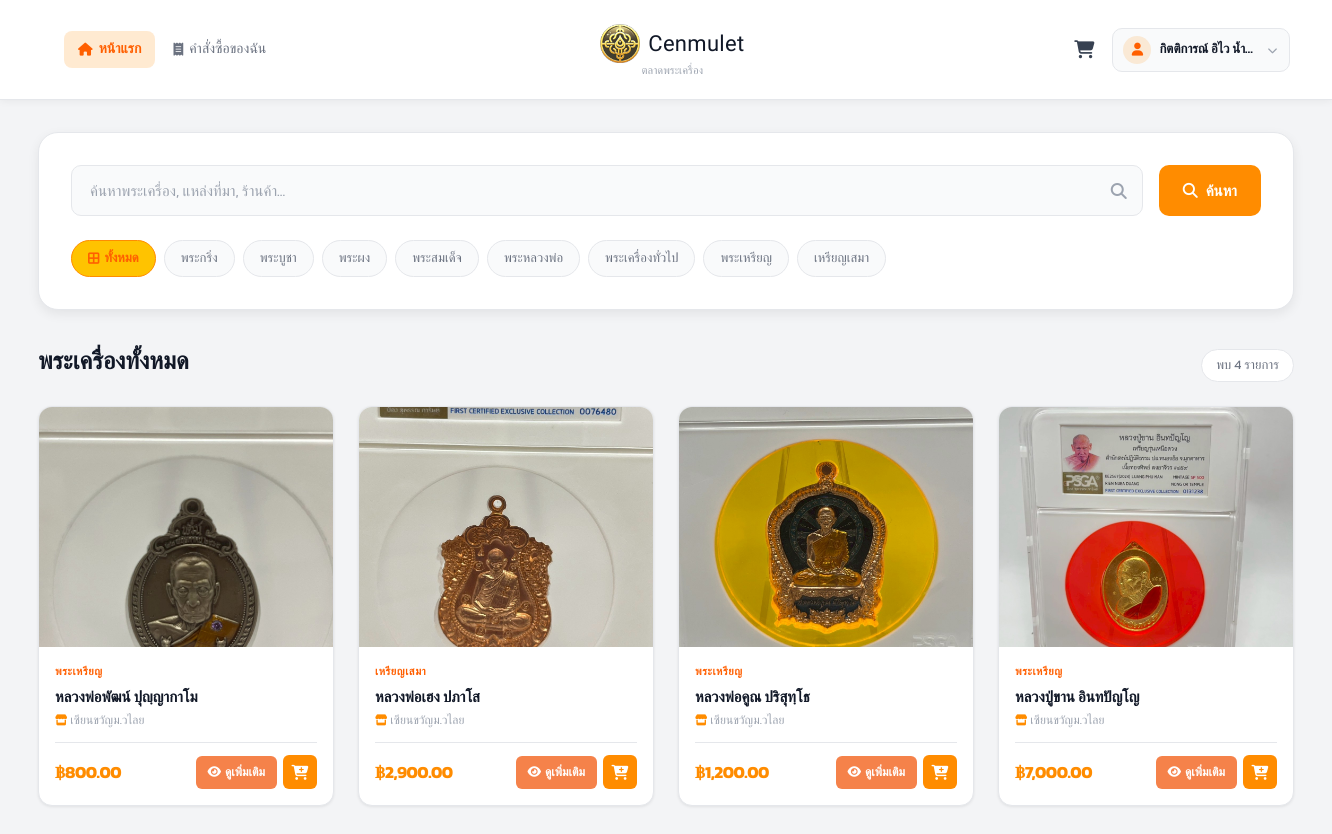
Page /views/user/home.php (signed in) on the earlier database version.
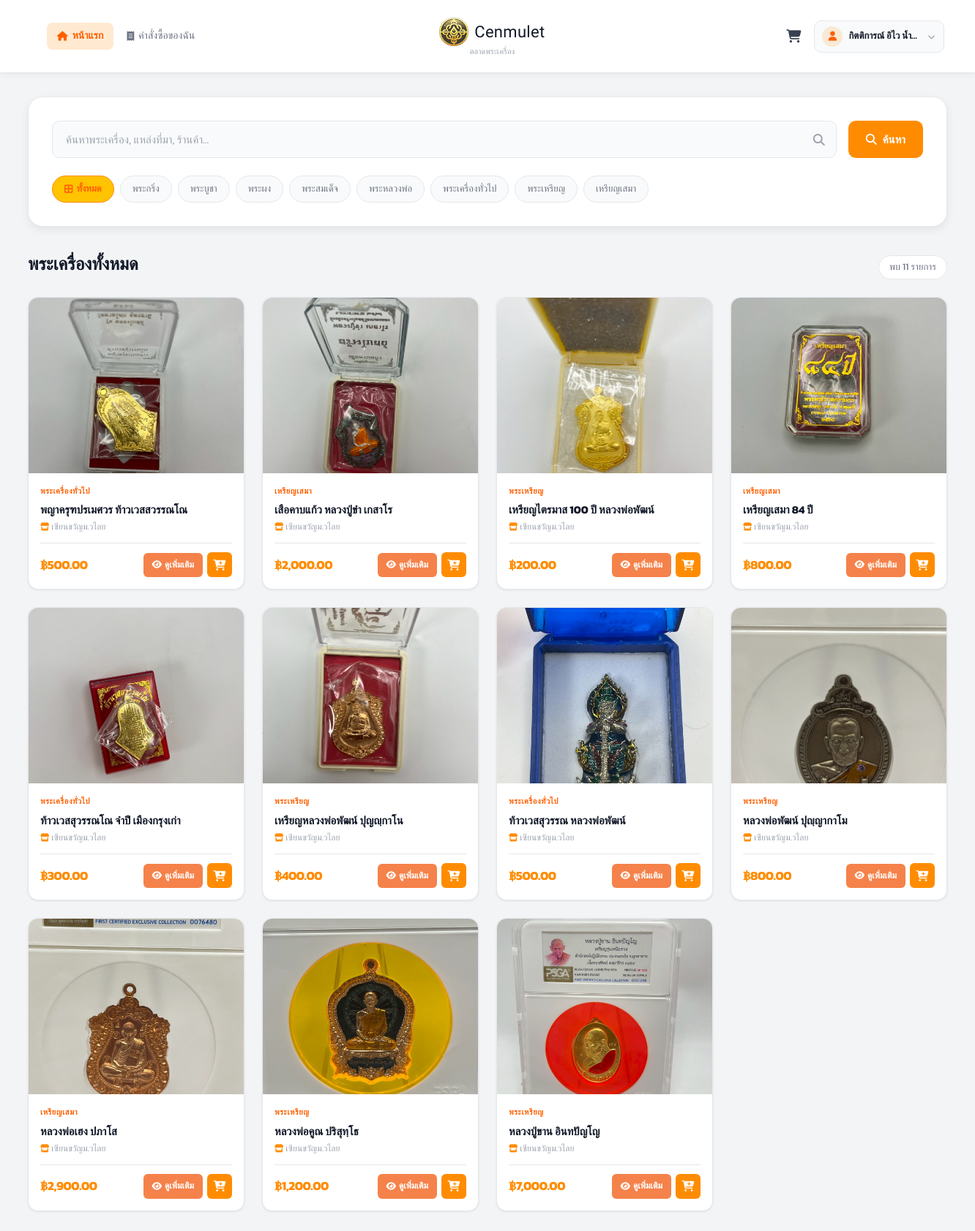
Same page on the later database version.
### tables this page shows
CREATE TABLE users (
    id INTEGER PRIMARY KEY AUTOINCREMENT,
    fullname TEXT,
    username TEXT UNIQUE,
    password TEXT,
    tel TEXT,
    address TEXT,
    image TEXT,
    id_per TEXT
);

CREATE TABLE categories (
    id INTEGER PRIMARY KEY AUTOINCREMENT,
    category_name TEXT
);

CREATE TABLE amulets (
    id INTEGER PRIMARY KEY AUTOINCREMENT,
    amulet_name TEXT,
    source TEXT,
    quantity INTEGER,
    price REAL,
    image TEXT,
    sellerId INTEGER,
    categoryId INTEGER,
    FOREIGN KEY (sellerId) REFERENCES sellers(id),
    FOREIGN KEY (categoryId) REFERENCES categories(id)
);

CREATE TABLE sellers (
    id INTEGER PRIMARY KEY AUTOINCREMENT,
    fullname TEXT,
    store_name TEXT,
    username TEXT UNIQUE,
    password TEXT,
    address TEXT,
    img_store TEXT,
    tel TEXT,
    pay_contax TEXT,
    id_per TEXT,
    img_per TEXT,

    status TEXT DEFAULT 'pending',
    reject_reason TEXT,
    reviewed_at DATETIME
, pay_bank TEXT);

### views/user/home.php (the view, shortened to what this page needs)
<?php
require_once __DIR__ . "/../../config/db.php";
$user_id = $_SESSION['user_id'];
try {
    $stmt = $db->prepare("SELECT * FROM users WHERE id = :id");
    $stmt->execute([':id' => $user_id]);
    $user = $stmt->fetch(PDO::FETCH_ASSOC);
} catch (PDOException $e) {
    die("Error: " . $e->getMessage());
}
try {
    $stmt = $db->query("SELECT * FROM categories ORDER BY category_name");
    $categories = $stmt->fetchAll(PDO::FETCH_ASSOC);
} catch (PDOException $e) {
    $categories = [];
}
$search          = $_GET['search']   ?? '';
$category_filter = $_GET['category'] ?? '';
try {
    $sql = "
        SELECT a.*, c.category_name, s.store_name
        FROM amulets a
        LEFT JOIN categories c ON a.categoryId = c.id
        LEFT JOIN sellers   s ON a.sellerId   = s.id
        WHERE a.quantity > 0
    ";
    $params = [];
    $sql .= " ORDER BY a.id DESC";
    $stmt = $db->prepare($sql);
    $stmt->execute($params);
    $products = $stmt->fetchAll(PDO::FETCH_ASSOC);
} catch (PDOException $e) {
    die("Error: " . $e->getMessage());
}
$active_page = 'home';
?>
<!DOCTYPE html>
<html lang="th">
<head>
    <link rel="stylesheet" href="https://cdnjs.cloudflare.com/ajax/libs/font-awesome/6.5.1/css/all.min.css">
    <link rel="stylesheet" href="/public/css/style.css">
    <link rel="stylesheet" href="/public/css/home.css">
</head>
<body>
    <?php include __DIR__ . '/../../includes/navbar.php'; ?>
    <div class="container">
        <div class="search-filter-panel">
            <form action="" method="GET" class="search-form">
                <div class="search-input-wrap">
                    <input type="text"
                           name="search"
                           class="search-input"
                           placeholder="ค้นหาพระเครื่อง, แหล่งที่มา, ร้านค้า..."
                           value="<?php echo htmlspecialchars($search); ?>">
                </div>
                <button type="submit" class="btn-search">
                    <i class="fa-solid fa-search"></i>
                    ค้นหา
                </button>
            </form>
            <div class="category-chips">
                <a href="/views/user/home.php"
                   class="category-chip <?php echo empty($category_filter) ? 'active' : ''; ?>">
                    <i class="fa-solid fa-border-all"></i> ทั้งหมด
                </a>
                <?php foreach ($categories as $cat): ?>
                    <a href="?category=<?php echo $cat['id']; ?><?php echo !empty($search) ? '&search=' . urlencode($search) : ''; ?>"
                       class="category-chip <?php echo $category_filter == $cat['id'] ? 'active' : ''; ?>">
                        <?php echo htmlspecialchars($cat['category_name']); ?>
                    </a>
                <?php endforeach; ?>
            </div>
        </div>
        <div class="results-header">
            <h1>
                <?php
                if (!empty($search)) {
                    echo 'ผลการค้นหา: "' . htmlspecialchars($search) . '"';
                } elseif (!empty($category_filter)) {
                    $cat_name = '';
                    foreach ($categories as $cat) {
                        if ($cat['id'] == $category_filter) { $cat_name = $cat['category_name']; break; }
                    }
                    echo 'หมวดหมู่: ' . htmlspecialchars($cat_name);
                } else {
                    echo 'พระเครื่องทั้งหมด';
                }
                ?>
            </h1>
            <span class="result-count">พบ <?php echo count($products); ?> รายการ</span>
        </div>
        <?php if (count($products) > 0): ?>
            <div class="products-grid">
                <?php foreach ($products as $product): ?>
                    <div class="product-card">
                        <div class="product-image">
                            <?php if ($product['image']): ?>
                                <img src="/uploads/amulets/<?php echo htmlspecialchars($product['image']); ?>" alt="<?php echo htmlspecialchars($product['amulet_name']); ?>">
                            <?php else: ?>
                                <i class="fa-solid fa-image placeholder-icon"></i>
                            <?php endif; ?>
                        </div>
                        <div class="product-body">
                            <div class="product-cat">
                                <?php echo htmlspecialchars($product['category_name'] ?? 'ไม่ระบุหมวดหมู่'); ?>
                            </div>
                            <h3 class="product-name"><?php echo htmlspecialchars($product['amulet_name']); ?></h3>
                            <p class="product-source">
                                <i class="fa-solid fa-store" style="color:var(--primary);font-size:11px;"></i>
                                <?php echo htmlspecialchars($product['store_name'] ?? 'ร้านค้า'); ?>
                            </p>
                            <div class="product-footer">
                                <div class="product-price">฿<?php echo number_format($product['price'], 2); ?></div>
                                <div class="product-actions">
                                    <a href="/views/user/product_detail.php?id=<?php echo $product['id']; ?>" class="btn-detail">
                                        <i class="fa-solid fa-eye"></i> ดูเพิ่มเติม
                                    </a>
                                    <form action="/user/add_to_cart_process.php" method="POST" style="display:inline;">
                                        <button type="submit" class="btn-add-cart" title="เพิ่มลงตะกร้า">
                                            <i class="fa-solid fa-cart-plus"></i>
                                        </button>
                                    </form>
                                </div>
                            </div>
                        </div>
                    </div>
                <?php endforeach; ?>
            </div>
        <?php endif; ?>
    </div>
</body>
</html>

### includes/navbar.php (shortened to what this page needs)
<?php
$active_page = $active_page ?? 'home';
?>
<nav class="navbar">
    <div class="navbar-container">
        <div class="nav-left">
            <ul>
                <li>
                    <a href="/views/user/home.php"
                       class="<?php echo $active_page === 'home' ? 'active' : ''; ?>">
                        <i class="fa-solid fa-house"></i>
                        หน้าแรก
                    </a>
                </li>
                <li>
                    <a href="/views/user/orders.php"
                       class="<?php echo $active_page === 'orders' ? 'active' : ''; ?>">
                        <i class="fa-solid fa-receipt"></i>
                        คำสั่งซื้อของฉัน
                    </a>
                </li>
            </ul>
        </div>
        <a href="/views/user/home.php" class="nav-logo">
            <div class="nav-logo-row">
                <img src="/public/images/image.png" alt="Cenmulet">
                <span class="nav-logo-name">Cenmulet</span>
            </div>
            <span class="nav-logo-sub">ตลาดพระเครื่อง</span>
        </a>
        <div class="nav-right">
            <a href="/views/user/cart.php" class="nav-cart" title="ตะกร้าสินค้า">
                <i class="fa-solid fa-cart-shopping"></i>
            </a>
            <div class="user-menu">
                <div class="user-btn">
                    <div class="user-avatar">
                        <i class="fa-solid fa-user"></i>
                    </div>
                    <span class="user-name"><?php echo htmlspecialchars($user['fullname']); ?></span>
                    <i class="fa-solid fa-chevron-down user-chevron"></i>
                </div>
            </div>
        </div>
    </div>
</nav>

### public/css/style.css (style rules this page uses)
:root { --primary: #FF8C00; --primary-dark: #FF5F00; --primary-light: #FFC300; --primary-glow: #ff8c009b; --accent-blue: #F5824A; --accent-blue-dark: #f77433; --accent-blue-light: #f5834ad0; --accent-blue-bg: #d97706; --warning: #F5824A; --warning-light: #fa9d6f; --warning-dark: #f86b25; --warning-text: #92400e; --danger: #ef4444; --danger-dark: #dc2626; --danger-light: #fee2e2; --danger-faded: #fecaca; --success: #10b981; --success-light: #d1fae5; --text-primary: #111827; --text-secondary: #6b7280; --text-muted: #9ca3af; --text-inverse: #ffffff; --bg-page: #f3f4f6; --bg-card: #ffffff; --bg-subtle: #f9fafb; --bg-input: #f9fafb; --border: #e5e7eb; --border-strong: #d1d5db; --border-focus: #10b981; --space-xs: 4px; --space-sm: 8px; --space-md: 16px; --space-lg: 24px; --space-xl: 32px; --space-2xl: 48px; --space-3xl: 64px; --radius-sm: 6px; --radius-md: 10px; --radius-lg: 14px; --radius-xl: 20px; --radius-pill: 9999px; --radius-circle: 50%; --shadow-sm: 0 1px 3px rgba(0,0,0,0.08); --shadow-md: 0 4px 12px rgba(0,0,0,0.07); --shadow-lg: 0 8px 28px rgba(0,0,0,0.1); --shadow-xl: 0 16px 48px rgba(0,0,0,0.14); --shadow-primary: 0 6px 20px rgba(16, 185, 129, 0.25); --font-body: "Kanit", sans-serif; --font-display: "Sriracha", cursive; --text-xs: 12px; --text-sm: 13px; --text-base: 15px; --text-md: 16px; --text-lg: 18px; --text-xl: 20px; --text-2xl: 24px; --text-3xl: 30px; --text-4xl: 36px; --transition: all 0.25s ease; --transition-fast: all 0.15s ease; }
*, *::before, *::after { margin: 0; padding: 0; box-sizing: border-box; }
html { scroll-behavior: smooth; }
body { font-family: var(--font-body); background: var(--bg-page); color: var(--text-primary); line-height: 1.6; -webkit-font-smoothing: antialiased; }
.navbar { width: 100%; height: 72px; display: flex; justify-content: space-between; align-items: center; padding: 0 var(--space-xl); background: var(--bg-card); position: sticky; top: 0; z-index: 100; box-shadow: 0 1px 0 var(--border), var(--shadow-sm); }
.container { max-width: 1320px; margin: 0 auto; padding: var(--space-xl) var(--space-xl); }

Differences in the rows shown:
added amulets: image (picture), categoryId.category_name "พระเครื่องทั่วไป", amulet_name "พญาครุฑปรเมศวร ท้าวเวสสวรรณโณ", sellerId.store_name "เซียนขวัญม.วไลย", price "500.00"
added amulets: image (picture), categoryId.category_name "เหรียญเสมา", amulet_name "เสือคาบแก้ว หลวงปู่ขำ เกสาโร", sellerId.store_name "เซียนขวัญม.วไลย", price "2,000.00"
added amulets: image (picture), categoryId.category_name "พระเหรียญ", amulet_name "เหรียญไตรมาส 100 ปี หลวงพ่อพัฒน์", sellerId.store_name "เซียนขวัญม.วไลย", price "200.00"
added amulets: image (picture), categoryId.category_name "เหรียญเสมา", amulet_name "เหรียญเสมา 84 ปี", sellerId.store_name "เซียนขวัญม.วไลย", price "800.00"
added amulets: image (picture), categoryId.category_name "พระเครื่องทั่วไป", amulet_name "ท้าวเวสสุวรรณโณ จำปี เมืองกรุงเก่า", sellerId.store_name "เซียนขวัญม.วไลย", price "300.00"
added amulets: image (picture), categoryId.category_name "พระเหรียญ", amulet_name "เหรียญหลวงพ่อพัฒน์ ปุญญฺกาโน", sellerId.store_name "เซียนขวัญม.วไลย", price "400.00"
added amulets: image (picture), categoryId.category_name "พระเครื่องทั่วไป", amulet_name "ท้าวเวสสุวรรณ หลวงพ่อพัฒน์", sellerId.store_name "เซียนขวัญม.วไลย", price "500.00"
Other differences:
count($products): "4" → "11"
